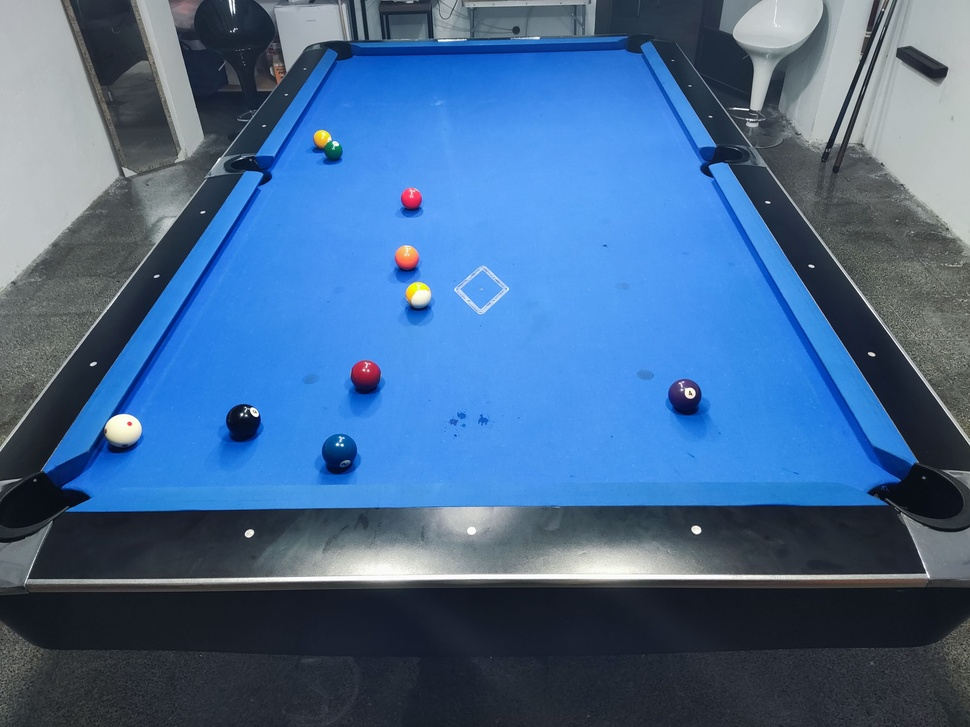
#> input picture detect_table/tests/test_pool_table_4.jpg, 970 x 727 px, shrunk from 4000 x 3000 before the run
$ python -i pygame_table_borders.py   (imports and definitions only)
#> lines starting #> are read from the running program, lines starting #| are printed output that depends on the picture; after the words box and inside, x2 and y2 are one past the last pixel; in counts of white or black regions, pixels touching at a corner belong together
#> further down, picture is the input picture: shape (727, 970, 3); mean B, G, R 144.7, 104.9, 69.9
"""
Módulo de Integración Visual de Homografía con Pygame (Fase 5, Paso 6).

Este script actúa como el punto de integración y verificación final de la Fase 5.
Combina el detector de esquinas, el cálculo de Homografía y la corrección de
orientación para mostrar la mesa de billar perfectamente rectificada (vista cenital)
y siempre en un formato horizontal estándar (1000x500 píxeles).

Propósito principal:
1.  Validación del Pipeline: Confirmar que la detección de IA + matemáticas de
    perspectiva funcionan en conjunto.
2.  Visualización de Alto Nivel: Presentar la imagen final del plano de juego
    que serviría de fondo para la IA de juego (movimiento de bolas).
"""

import itertools
import math

import cv2
import numpy as np
import pygame

# =========================================================================
# I. FUNCIONES MATEMÁTICAS AUXILIARES (EL NÚCLEO DE ROBUSTEZ)
# =========================================================================


def encontrar_punto_interseccion(line1_coords, line2_coords):
    """Calcula el punto de intersección de dos líneas."""
    x1, y1, x2, y2 = line1_coords
    x3, y3, x4, y4 = line2_coords

    A1, B1 = y2 - y1, x1 - x2
    C1 = A1 * x1 + B1 * y1

    A2, B2 = y4 - y3, x3 - x4
    C2 = A2 * x3 + B2 * y3

    det = A1 * B2 - A2 * B1

    if det == 0:
        return None  # Paralelas o colineales

    px = (B2 * C1 - B1 * C2) / det
    py = (A1 * C2 - A2 * C1) / det

    # Devolvemos el punto redondeado
    return (int(px), int(py))


def ordenar_esquinas(esquinas):
    """Ordena las 4 esquinas en el orden canónico: TL, TR, BR, BL."""
    esquinas = np.array(esquinas)

    # 1. Ordenar por Y para separar superior e inferior
    esquinas = esquinas[esquinas[:, 1].argsort()]

    top_esquinas = esquinas[:2]
    bottom_esquinas = esquinas[2:]

    # 2. Ordenar Top y Bottom por X
    top_esquinas = top_esquinas[top_esquinas[:, 0].argsort()]
    bottom_esquinas = bottom_esquinas[bottom_esquinas[:, 0].argsort()]

    tl, tr = top_esquinas[0], top_esquinas[1]
    bl, br = bottom_esquinas[0], bottom_esquinas[1]

    # Orden final para Homografía: TL, TR, BR, BL
    return [tl, tr, br, bl]


def score_quadrilateral(puntos_esquina, image_area):
    """Puntúa un cuadrilátero basado en su área y proporción, con tolerancia."""

    points_array = np.array(puntos_esquina)

    # 1. Métrica de Área (usamos el área, pero eliminamos el filtro inicial estricto)
    area = 0.5 * np.abs(
        np.dot(points_array[:, 0], np.roll(points_array[:, 1], 1))
        - np.dot(points_array[:, 1], np.roll(points_array[:, 0], 1))
    )

    # Descartar cuadriláteros minúsculos (e.g., menos del 1% del área) o gigantes.
    if area < (image_area * 0.01) or area > (image_area * 1.5):
        return 0.0

    # 2. Métrica de Proporción (Ancho promedio / Alto promedio)
    # Ya que la mesa está en perspectiva, no penalizaremos el ratio 2:1 tan fuerte.
    width_top = np.linalg.norm(points_array[1] - points_array[0])
    # ... (cálculo de width_bottom, height_left, height_right, avg_width, avg_height) ...
    width_bottom = np.linalg.norm(points_array[2] - points_array[3])
    height_left = np.linalg.norm(points_array[3] - points_array[0])
    height_right = np.linalg.norm(points_array[2] - points_array[1])

    avg_width = (width_top + width_bottom) / 2
    avg_height = (height_left + height_right) / 2

    if avg_height == 0:
        return 0.0
    aspect_ratio = avg_width / avg_height

    # ¡CLAVE!: Penalizar las proporciones absurdas.
    # Un cuadrilátero de billar visto en perspectiva aún tendrá una proporción
    # entre 0.8:1 y 4:1. Si es más extremo, es ruido.
    if aspect_ratio < 0.8 or aspect_ratio > 4.0:
        return 0.0

    # Suavizamos la penalización: Solo premiamos la pertenencia al rango.
    # Usamos una función simple de regresión para mantener el área como factor principal.

    # Final Score: Área * Puntuación de forma.
    # Multiplicamos el área por un factor que premia las esquinas cercanas a 90 grados.
    # (Para simplificar, usaremos el área, ya que el filtro de rango de proporción es suficiente para eliminar el ruido).

    # NUEVA Puntuación Simplificada (Más robusta contra la perspectiva):
    # La puntuación más alta es el área más grande dentro de un ratio razonable.
    return area


def find_best_quadrilateral(horizontal_lines, vertical_lines, image_shape):
    """
    Busca la mejor combinación de 2 líneas H y 2 líneas V.
    Implementa la Heurística del "Más Interior" (propuesta por el alumno):
    1. Filtra todos los candidatos por un ÁREA MÍNIMA (para eliminar ruido).
    2. De los restantes, selecciona el que tenga el ÁREA MÁS PEQUEÑA (el más interior).
    """
    all_candidates = []
    image_area = image_shape[0] * image_shape[1]
    img_height, img_width, _ = image_shape

    # Iterar todas las combinaciones posibles
    for combo_h in itertools.combinations(horizontal_lines, 2):
        for combo_v in itertools.combinations(vertical_lines, 2):

            h_coords = [c[0] for c in combo_h]
            v_coords = [c[0] for c in combo_v]

            raw_corners = [
                encontrar_punto_interseccion(h_coords[0], v_coords[0]),
                encontrar_punto_interseccion(h_coords[0], v_coords[1]),
                encontrar_punto_interseccion(h_coords[1], v_coords[0]),
                encontrar_punto_interseccion(h_coords[1], v_coords[1]),
            ]

            valid_corners = [p for p in raw_corners if p is not None]

            if len(valid_corners) == 4:
                # Validación de Rango (para evitar fallos por coordenadas extremas)
                is_valid_range = True
                for x, y in valid_corners:
                    if (
                        x < -img_width
                        or x > 2 * img_width
                        or y < -img_height
                        or y > 2 * img_height
                    ):
                        is_valid_range = False
                        break

                if not is_valid_range:
                    continue

                ordered_corners = ordenar_esquinas(valid_corners)
                # La puntuación (score) es principalmente el área
                score = score_quadrilateral(ordered_corners, image_area)

                if score > 0.0:
                    all_candidates.append(
                        {
                            "score": score,  # 'score' es el área ponderada por la proporción
                            "lines": h_coords + v_coords,
                            "corners": ordered_corners,
                        }
                    )

    # --------------------------------------------------------
    # SELECCIÓN POR ÁREA MÍNIMA (EL MÁS INTERIOR)
    # --------------------------------------------------------
    if not all_candidates:
        return None, 0.0, None

    # 1. Filtro de Área Mínima
    # Descartamos ruido que sea menor al 10% del área de la imagen
    MIN_AREA_THRESHOLD = image_area * 0.10

    valid_candidates = [c for c in all_candidates if c["score"] > MIN_AREA_THRESHOLD]

    if not valid_candidates:
        print(
            "ADVERTENCIA: No se encontraron candidatos por encima del umbral de área mínima (10%)."
        )
        # Fallback: Usar el más grande de todos los candidatos (el mejor score)
        all_candidates.sort(key=lambda x: x["score"], reverse=True)
        best_fallback = all_candidates[0]
        return best_fallback["lines"], best_fallback["score"], best_fallback["corners"]

    # 2. Búsqueda del "Más Interior" (El de menor área)
    # Ordenamos los candidatos válidos por puntuación (área) ASCENDENTE
    valid_candidates.sort(key=lambda x: x["score"], reverse=False)

    # El primer elemento (índice 0) es ahora el más pequeño VÁLIDO
    best_interior_candidate = valid_candidates[0]

    print(
        f"DEBUG: ¡Selección Final por Heurística de Área Mínima (Más Interior)! Score: {best_interior_candidate['score']:.0f}"
    )
    return (
        best_interior_candidate["lines"],
        best_interior_candidate["score"],
        best_interior_candidate["corners"],
    )


# [130 lines left out: functions filter_by_color, _calcular_orientacion_mesa, calcular_matriz_homografia_orientada, mostrar_imagen_pygame, not called in this run]


def detectar_esquinas_mesa(imagen_cv):
    """
    Función principal. Toma una imagen y devuelve las 4 esquinas del área de juego
    ordenadas [TL, TR, BR, BL] o None si falla.
    """

    original_image = imagen_cv.copy()
    image_area = original_image.shape[0] * original_image.shape[1]
#> image_area = 705190

    # --- 1. Pre-procesamiento (Canny, Hough) ---
    gray_image = cv2.cvtColor(original_image, cv2.COLOR_BGR2GRAY)
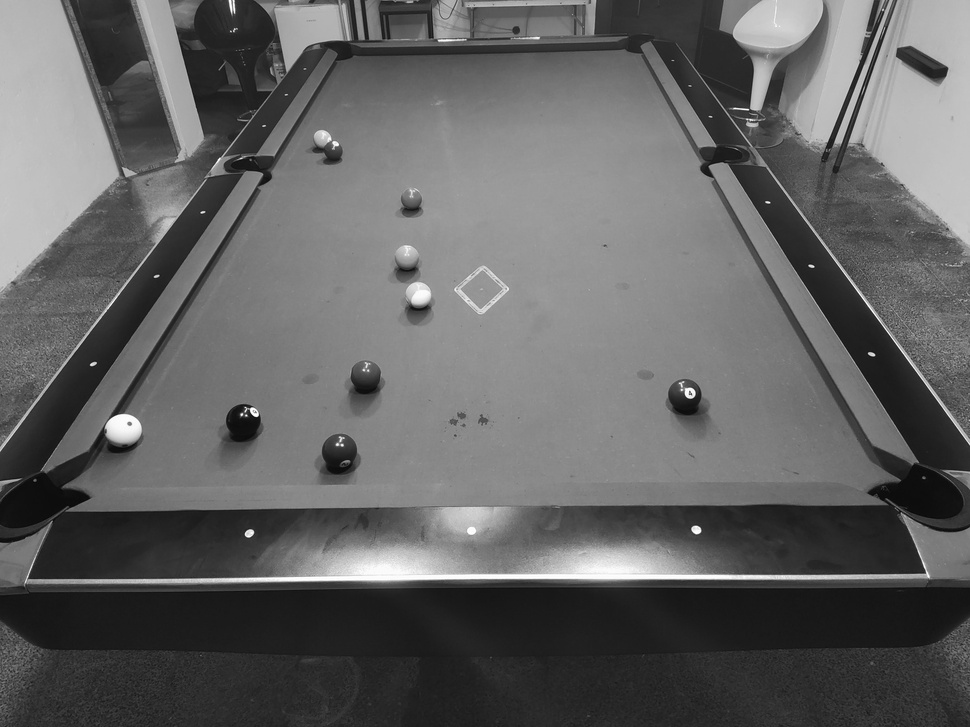
#> gray_image: shape (727, 970); min 4, max 255, mean 99
    blurred_image = cv2.GaussianBlur(gray_image, (5, 5), 0)
    edges = cv2.Canny(blurred_image, 40, 125)  # Parámetros validados
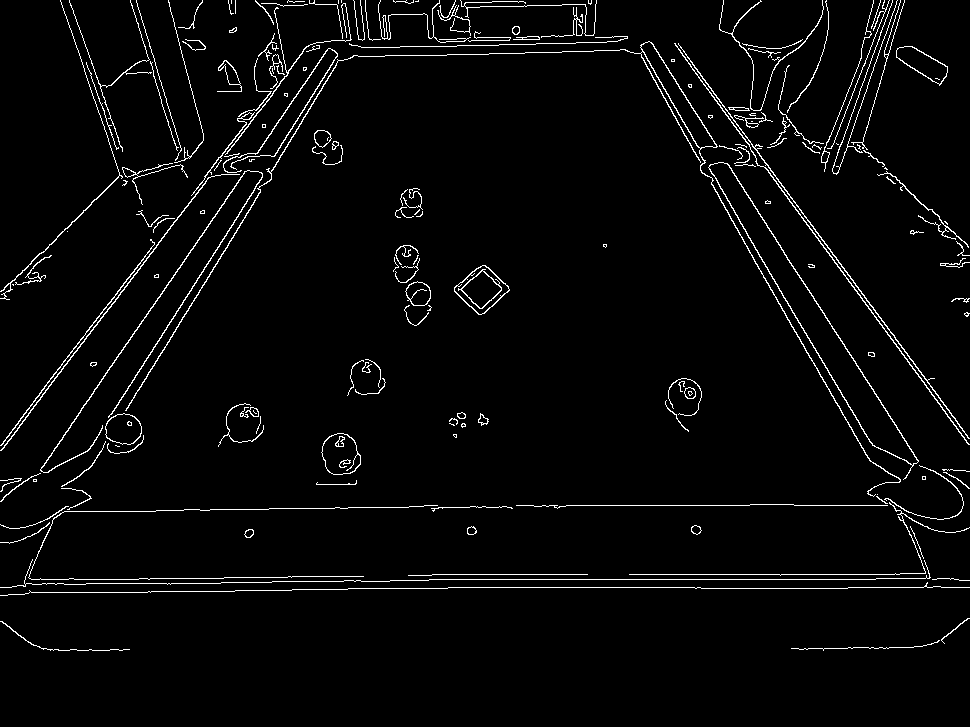
#> edges: shape (727, 970); 3.1% white in thin lines or dots, all inside (x1, y1, x2, y2) = (0, 0, 970, 651)
    lines = cv2.HoughLinesP(
        edges, 1, np.pi / 180, threshold=30, minLineLength=150, maxLineGap=20
    )
#> lines = 40 rows, first 6: [429, 579, 875, 579], [448, 587, 700, 587], [432, 574, 587, 574], [516, 505, 749, 505], [1, 450, 184, 208], [640, 53, 797, 336]

    if lines is None:
        print("Error en Table_Detector: No se detectaron líneas iniciales con Hough.")
        return None

    # --- 2. Clasificación H/V y Filtros ---
    horizontal_lines = []
    vertical_lines = []

    # Bucle de clasificación (esto ya lo tienes)
    for line_segment in lines:
        x1, y1, x2, y2 = line_segment[0]
        length = math.sqrt((x2 - x1) ** 2 + (y2 - y1) ** 2)
        angle_rad = math.atan2(y2 - y1, x2 - x1)
        angle_deg = math.degrees(angle_rad)

        MIN_LINE_LENGTH = 30  # Usando el valor de tu última prueba
        ANGLE_THRESHOLD = 45  # Usando el valor de tu última prueba

        if length < MIN_LINE_LENGTH:
            continue
        if abs(angle_deg) < ANGLE_THRESHOLD or abs(angle_deg) > (180 - ANGLE_THRESHOLD):
            horizontal_lines.append(((x1, y1, x2, y2), length))
        elif abs(abs(angle_deg) - 90) < ANGLE_THRESHOLD:
            vertical_lines.append(((x1, y1, x2, y2), length))
#> this loop made 40 passes
#> (x1, y1, x2, y2, length, angle_rad, angle_deg) on passes 1 to 12: (429, 579, 875, 579, 446, 0, 0), (448, 587, 700, 587, 252, 0, 0), (432, 574, 587, 574, 155, 0, 0), (516, 505, 749, 505, 233, 0, 0), (1, 450, 184, 208, 303.4, -0.923, -52.9), (640, 53, 797, 336, 323.6, 1.06, 60.98), (113, 511, 423, 506, 310, -0.0161, -0.924), (716, 147, 896, 425, 331.2, 0.996, 57.08), (829, 253, 968, 444, 236.2, 0.942, 53.95), (141, 368, 365, 10, 422.3, -1.01, -57.97), (122, 414, 271, 175, 281.6, -1.01, -58.06), (640, 47, 822, 362, 363.8, 1.05, 59.98)
#> after the loop, horizontal_lines = 9 items; vertical_lines = 31 items

    # (Aquí puedes añadir tu filtro de color si lo tenías)
    # horizontal_lines = filter_by_color(original_image, horizontal_lines)
    # vertical_lines = filter_by_color(original_image, vertical_lines)

    if not horizontal_lines or not vertical_lines:
        print("Error en Table_Detector: No hay suficientes líneas H/V candidatas.")
        return None

    # --- 3. Lógica de "Más Interior" (Tu heurística ganadora) ---
    best_lines_coords, best_score, final_corners = find_best_quadrilateral(
        horizontal_lines, vertical_lines, original_image.shape
    )
#> the loop in find_best_quadrilateral, `for combo_h in itertools.combinations(horizontal_lines, 2):` made 36 passes
#> combo_h on passes 2 to 12: (((429, 579, 875, 579), 446), ((432, 574, 587, 574), 155)), (((429, 579, 875, 579), 446), ((516, 505, 749, 505), 233)), (((429, 579, 875, 579), 446), ((113, 511, 423, 506), 310)), (((429, 579, 875, 579), 446), ((695, 588, 847, 588), 152)), (((429, 579, 875, 579), 446), ((361, 47, 535, 44), 174)), (((429, 579, 875, 579), 446), ((435, 55, 655, 48), 220.1)), (((429, 579, 875, 579), 446), ((164, 591, 392, 588), 228)), (((448, 587, 700, 587), 252), ((432, 574, 587, 574), 155)), (((448, 587, 700, 587), 252), ((516, 505, 749, 505), 233)), (((448, 587, 700, 587), 252), ((113, 511, 423, 506), 310)), (((448, 587, 700, 587), 252), ((695, 588, 847, 588), 152))
#> combo_h on pass 1: (((429, 579, 875, 579), 446), ((448, 587, 700, 587), 252))
#| DEBUG: ¡Selección Final por Heurística de Área Mínima (Más Interior)! Score: 243820

    if final_corners:
        print("Table_Detector: ¡Éxito! Esquinas encontradas.")
        return final_corners
    else:
        print(
            "Error en Table_Detector: La heurística de 'Más Interior' no encontró un cuadrilátero."
        )
        return None


# =========================================================================
# III. LÓGICA DE EJECUCIÓN PRINCIPAL (Prueba de P4 + Homografía + Pygame)
# =========================================================================

# --- 1. Definir Constantes de Salida ---
ANCHO_FINAL_HORIZONTAL = 1000
ALTO_FINAL_HORIZONTAL = 500

# --- 2. Cargar Imagen de Prueba ---
image_path = "detect_balls/tests/Black/test_pool_table_1.png"
image_path = "detect_balls/tests/Black/test_pool_table_2.png"
image_path = "detect_balls/tests/Black/test_pool_table_3.png"

# [49 lines not run here, left out]

>>> import cv2
>>> picture = cv2.imread('tests/test_pool_table_4.jpg')
>>> result = detectar_esquinas_mesa(picture)

$ run again, on detect_table/tests/test_pool_table_5.jpg
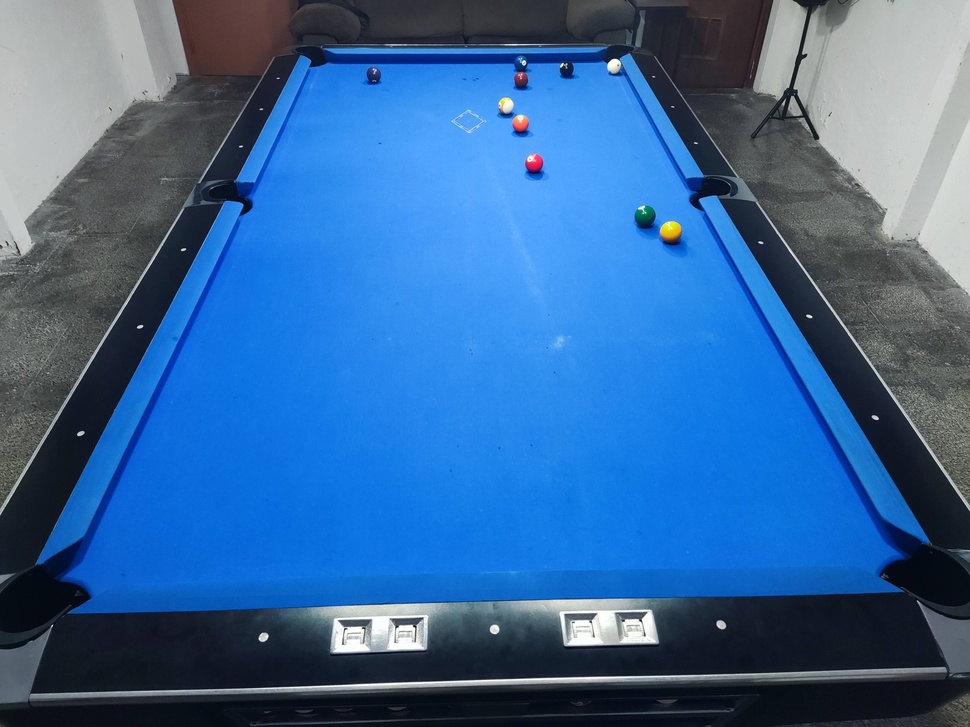
#> input picture detect_table/tests/test_pool_table_5.jpg, 970 x 727 px, shrunk from 4000 x 3000 before the run
#> picture is the input picture: shape (727, 970, 3); mean B, G, R 156.2, 103.9, 55.9
#> in detectar_esquinas_mesa, `gray_image = cv2.cvtColor(original_image, cv2.COLOR_BGR2GRAY)`:
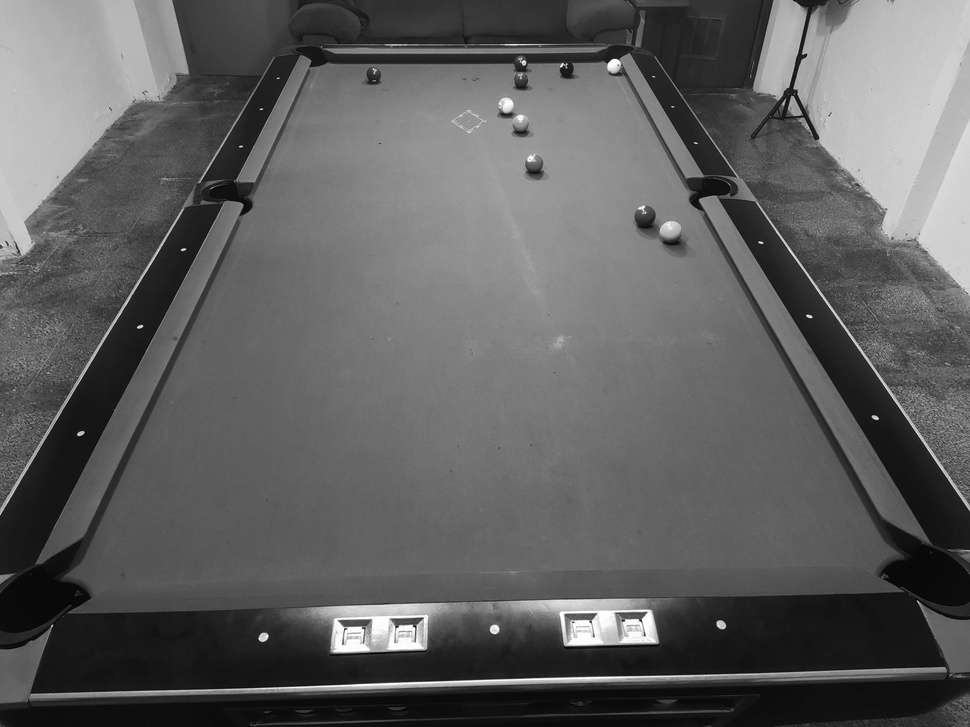
#> gray_image: shape (727, 970); min 2, max 255, mean 95.6
#> in detectar_esquinas_mesa, `edges = cv2.Canny(blurred_image, 40, 125)`:
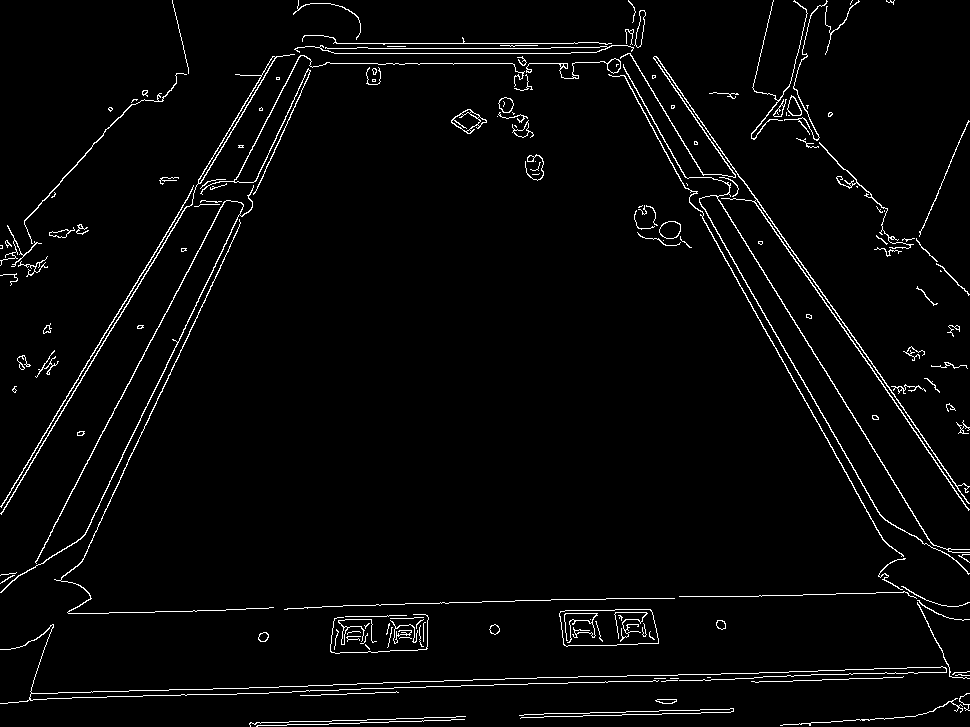
#> edges: shape (727, 970); 2.9% white in thin lines or dots
#> lines = 43 rows, first 6: [608, 43, 883, 518], [686, 188, 821, 430], [675, 130, 904, 498], [1, 514, 276, 56], [632, 22, 969, 503], [135, 447, 327, 36]
#> the loop in detectar_esquinas_mesa, `for line_segment in lines:` made 43 passes
#> (x1, y1, x2, y2, length, angle_rad, angle_deg) on passes 1 to 8: (608, 43, 883, 518, 548.9, 1.05, 59.93), (686, 188, 821, 430, 277.1, 1.06, 60.84), (675, 130, 904, 498, 433.4, 1.01, 58.11), (1, 514, 276, 56, 534.2, -1.03, -59.02), (632, 22, 969, 503, 587.3, 0.96, 54.98), (135, 447, 327, 36, 453.6, -1.13, -64.96), (754, 201, 946, 476, 335.4, 0.961, 55.08), (568, 682, 734, 679, 166, -0.0181, -1.04)
#> after the loop in detectar_esquinas_mesa, `for line_segment in lines:`: horizontal_lines = 14 items; vertical_lines = 29 items
#> the loop in find_best_quadrilateral, `for combo_h in itertools.combinations(horizontal_lines, 2):` made 91 passes
#> combo_h on passes 2 to 8: (((568, 682, 734, 679), 166), ((333, 43, 577, 43), 244)), (((568, 682, 734, 679), 166), ((249, 723, 465, 716), 216.1)), (((568, 682, 734, 679), 166), ((320, 48, 550, 48), 230)), (((568, 682, 734, 679), 166), ((250, 726, 464, 719), 214.1)), (((568, 682, 734, 679), 166), ((711, 674, 948, 666), 237.1)), (((568, 682, 734, 679), 166), ((281, 686, 595, 676), 314.2)), (((568, 682, 734, 679), 166), ((101, 613, 273, 607), 172.1))
#| DEBUG: ¡Selección Final por Heurística de Área Mínima (Más Interior)! Score: 308164
